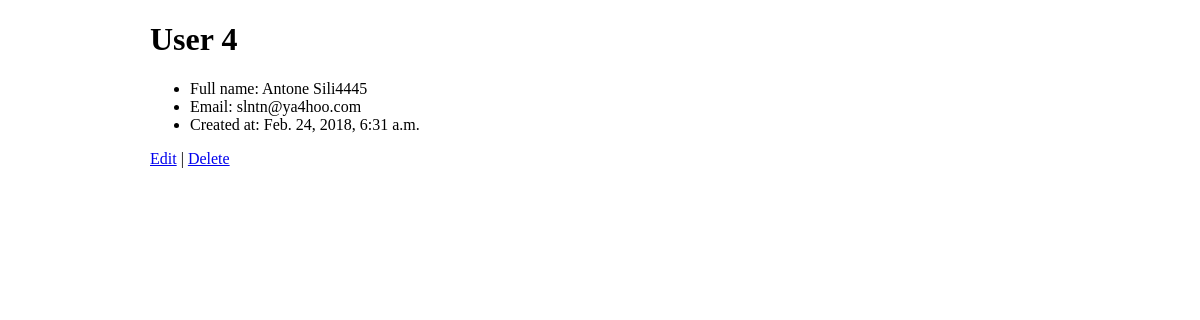
The page /users/user/4 on the database its author committed.
### users/models.py (models this page shows)
class User(models.Model):
    first_name = models.CharField(max_length=255)
    last_name = models.CharField(max_length=255)
    email_address = models.CharField(max_length=255)
    created_at = models.DateTimeField(auto_now_add = True)
    objects = UserManager()

### users/views.py (the view)
# urls.py: url(r'^user/(?P<id>\d+)$', views.show),
def show(request, id):
    context ={
        'user': User.objects.get(id=id)
    }
    return render(request,'users/user.html', context)

### users/templates/users/user.html (shortened to what this page needs)
<!DOCTYPE html>
<html lang="en">
<head>
    {% load static %}
    <link rel="stylesheet" href="{% static 'css/style.css' %}" media-"screen" title="no title" charset="utf-8">
</head>
<body>
    <div id="main">
        <h1>User {{user.id}}</h1>
        <ul>
            <li>Full name: {{user.first_name}} {{user.last_name}}</li>
            <li>Email: {{user.email_address}}</li>
            <li>Created at: {{user.created_at}}</li>
        </ul>
        <a href="/users/{{user.id}}/edit">Edit</a> | <a href="/users/{{user.id}}/destroy">Delete</a>
    </div>
</body>
</html>

### users/static/css/style.css (style rules this page uses)
#main { margin: 5px auto; width: 900px; }

### rows shown on the page
User: id "4", first_name "Antone", last_name "Sili4445", email_address "slntn@ya4hoo.com", created_at "Feb. 24, 2018, 6:31 a.m."
